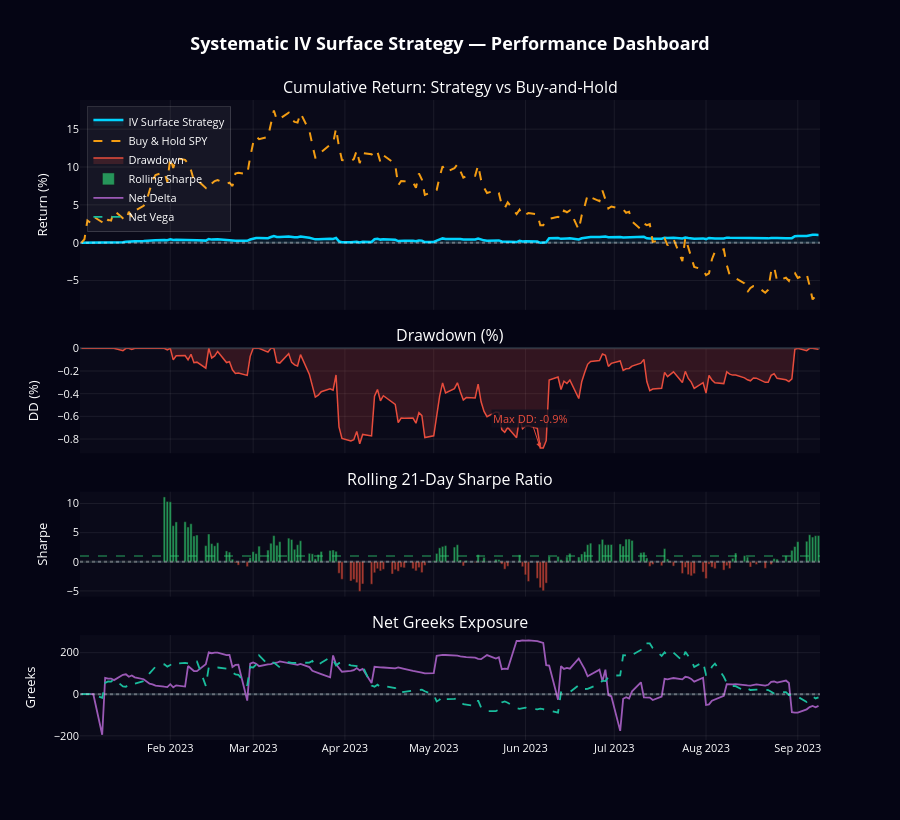

Notebook source saved alongside this figure:
### Markdown cell above
#### PERFORMANCE DASHBOARD

### Code cell
def plot_performance(daily_df: pd.DataFrame) -> go.Figure:
    """Interactive 4-panel performance dashboard."""

    fig = make_subplots(
        rows=4, cols=1,
        shared_xaxes=True,
        row_heights=[0.40, 0.20, 0.20, 0.20],
        subplot_titles=[
            'Cumulative Return: Strategy vs Buy-and-Hold',
            'Drawdown (%)',
            'Rolling 21-Day Sharpe Ratio',
            'Net Greeks Exposure',
        ],
        vertical_spacing=0.06,
    )

    dates = daily_df['date']

    # ── Panel 1: Returns ──────────────────────────────────────────────────────
    fig.add_trace(go.Scatter(
        x=dates, y=daily_df['cum_ret']*100,
        name='IV Surface Strategy',
        line=dict(color='#00d4ff', width=2.5),
        hovertemplate='%{x}<br>Strategy: %{y:.2f}%<extra></extra>',
        fill='tozeroy', fillcolor='rgba(0,212,255,0.07)',
    ), row=1, col=1)

    fig.add_trace(go.Scatter(
        x=dates, y=daily_df['bm_cum_ret']*100,
        name='Buy & Hold SPY',
        line=dict(color='#f39c12', width=2, dash='dash'),
        hovertemplate='%{x}<br>Benchmark: %{y:.2f}%<extra></extra>',
    ), row=1, col=1)

    # Zero line
    fig.add_hline(y=0, line_dash='dot', line_color='rgba(255,255,255,0.3)',
                  row=1, col=1)

    # ── Panel 2: Drawdown ─────────────────────────────────────────────────────
    roll_max = daily_df['nav'].cummax()
    dd = -(roll_max - daily_df['nav']) / roll_max * 100

    fig.add_trace(go.Scatter(
        x=dates, y=dd,
        name='Drawdown',
        line=dict(color='#e74c3c', width=1.5),
        fill='tozeroy', fillcolor='rgba(231,76,60,0.18)',
        hovertemplate='%{x}<br>DD: %{y:.2f}%<extra></extra>',
    ), row=2, col=1)

    # Max DD annotation
    min_dd_idx = dd.idxmin()
    fig.add_annotation(
        x=dates.iloc[min_dd_idx], y=dd.iloc[min_dd_idx],
        text=f'Max DD: {dd.min():.1f}%',
        showarrow=True, arrowhead=2, arrowcolor='#e74c3c',
        font=dict(color='#e74c3c', size=11),
        bgcolor='rgba(15,15,30,0.8)', row=2, col=1,
    )

    # ── Panel 3: Rolling Sharpe ───────────────────────────────────────────────
    rs = daily_df['roll_sharpe'].fillna(0)
    colors_sharpe = ['#2ecc71' if v >= 0 else '#e74c3c' for v in rs]

    fig.add_trace(go.Bar(
        x=dates, y=rs,
        name='Rolling Sharpe',
        marker_color=colors_sharpe,
        opacity=0.7,
        hovertemplate='%{x}<br>Sharpe: %{y:.2f}<extra></extra>',
    ), row=3, col=1)
    fig.add_hline(y=0, line_dash='dot', line_color='rgba(255,255,255,0.3)',
                  row=3, col=1)
    fig.add_hline(y=1, line_dash='dash', line_color='rgba(46,204,113,0.4)',
                  row=3, col=1)

    # ── Panel 4: Net Delta & Vega ─────────────────────────────────────────────
    if 'delta' in daily_df.columns:
        fig.add_trace(go.Scatter(
            x=dates, y=daily_df['delta'].fillna(0),
            name='Net Delta',
            line=dict(color='#9b59b6', width=1.8),
        ), row=4, col=1)
    if 'vega' in daily_df.columns:
        fig.add_trace(go.Scatter(
            x=dates, y=daily_df['vega'].fillna(0),
            name='Net Vega',
            line=dict(color='#1abc9c', width=1.8, dash='dash'),
        ), row=4, col=1)
    fig.add_hline(y=0, line_dash='dot', line_color='rgba(255,255,255,0.3)',
                  row=4, col=1)

    # ── Layout ────────────────────────────────────────────────────────────────
    fig.update_layout(
        height=820,
        template='plotly_dark',
        title=dict(
            text='<b>Systematic IV Surface Strategy — Performance Dashboard</b>',
            font=dict(size=18, color='white'), x=0.5,
        ),
        plot_bgcolor  = 'rgba(10,10,25,1)',
        paper_bgcolor = 'rgba(5,5,20,1)',
        font=dict(color='white', size=11),
        legend=dict(
            bgcolor='rgba(255,255,255,0.05)',
            bordercolor='rgba(255,255,255,0.15)', borderwidth=1,
            x=0.01, y=0.99,
        ),
        hovermode='x unified',
    )

    for row in [1,2,3,4]:
        fig.update_yaxes(gridcolor='rgba(255,255,255,0.07)', row=row, col=1)
    fig.update_xaxes(gridcolor='rgba(255,255,255,0.07)',
                     rangeslider_visible=False)

    fig.update_yaxes(title_text='Return (%)', row=1, col=1)
    fig.update_yaxes(title_text='DD (%)', row=2, col=1)
    fig.update_yaxes(title_text='Sharpe', row=3, col=1)
    fig.update_yaxes(title_text='Greeks', row=4, col=1)

    return fig


fig_perf = plot_performance(daily_df)
fig_perf.show()

### Figure 1 — Plotly figure (JSON) as saved in the notebook; plotly's stock layout.template omitted (floating-point values rounded to 4 significant figures; data arrays with more than 128 entries replaced by an {"elided": "..."} marker saying what was removed)
{"data": [{"fill": "tozeroy", "fillcolor": "rgba(0,212,255,0.07)", "hovertemplate": "%{x}<br>Strategy: %{y:.2f}%<extra></extra>", "line": {"color": "#00d4ff", "width": 2.5}, "name": "IV Surface Strategy", "type": "scatter", "x": {"elided": "180 str values"}, "xaxis": "x", "y": {"elided": "180 float values"}, "yaxis": "y"}, {"hovertemplate": "%{x}<br>Benchmark: %{y:.2f}%<extra></extra>", "line": {"color": "#f39c12", "dash": "dash", "width": 2}, "name": "Buy & Hold SPY", "type": "scatter", "x": {"elided": "180 str values"}, "xaxis": "x", "y": {"elided": "180 float values"}, "yaxis": "y"}, {"fill": "tozeroy", "fillcolor": "rgba(231,76,60,0.18)", "hovertemplate": "%{x}<br>DD: %{y:.2f}%<extra></extra>", "line": {"color": "#e74c3c", "width": 1.5}, "name": "Drawdown", "type": "scatter", "x": {"elided": "180 str values"}, "xaxis": "x2", "y": {"elided": "180 float values"}, "yaxis": "y2"}, {"hovertemplate": "%{x}<br>Sharpe: %{y:.2f}<extra></extra>", "marker": {"color": {"elided": "180 str values"}}, "name": "Rolling Sharpe", "opacity": 0.7, "type": "bar", "x": {"elided": "180 str values"}, "xaxis": "x3", "y": {"elided": "180 float values"}, "yaxis": "y3"}, {"line": {"color": "#9b59b6", "width": 1.8}, "name": "Net Delta", "type": "scatter", "x": {"elided": "180 str values"}, "xaxis": "x4", "y": {"elided": "180 float values"}, "yaxis": "y4"}, {"line": {"color": "#1abc9c", "dash": "dash", "width": 1.8}, "name": "Net Vega", "type": "scatter", "x": {"elided": "180 str values"}, "xaxis": "x4", "y": {"elided": "180 float values"}, "yaxis": "y4"}], "layout": {"annotations": [{"font": {"size": 16}, "showarrow": false, "text": "Cumulative Return: Strategy vs Buy-and-Hold", "x": 0.5, "xanchor": "center", "xref": "paper", "y": 1, "yanchor": "bottom", "yref": "paper"}, {"font": {"size": 16}, "showarrow": false, "text": "Drawdown (%)", "x": 0.5, "xanchor": "center", "xref": "paper", "y": 0.612, "yanchor": "bottom", "yref": "paper"}, {"font": {"size": 16}, "showarrow": false, "text": "Rolling 21-Day Sharpe Ratio", "x": 0.5, "xanchor": "center", "xref": "paper", "y": 0.388, "yanchor": "bottom", "yref": "paper"}, {"font": {"size": 16}, "showarrow": false, "text": "Net Greeks Exposure", "x": 0.5, "xanchor": "center", "xref": "paper", "y": 0.164, "yanchor": "bottom", "yref": "paper"}, {"arrowcolor": "#e74c3c", "arrowhead": 2, "bgcolor": "rgba(15,15,30,0.8)", "font": {"color": "#e74c3c", "size": 11}, "showarrow": true, "text": "Max DD: -0.9%", "x": "2023-06-06", "xref": "x2", "y": -0.8793, "yref": "y2"}], "font": {"color": "white", "size": 11}, "height": 820, "hovermode": "x unified", "legend": {"bgcolor": "rgba(255,255,255,0.05)", "bordercolor": "rgba(255,255,255,0.15)", "borderwidth": 1, "x": 0.01, "y": 0.99}, "paper_bgcolor": "rgba(5,5,20,1)", "plot_bgcolor": "rgba(10,10,25,1)", "shapes": [{"line": {"color": "rgba(255,255,255,0.3)", "dash": "dot"}, "type": "line", "x0": 0, "x1": 1, "xref": "x domain", "y0": 0, "y1": 0, "yref": "y"}, {"line": {"color": "rgba(255,255,255,0.3)", "dash": "dot"}, "type": "line", "x0": 0, "x1": 1, "xref": "x3 domain", "y0": 0, "y1": 0, "yref": "y3"}, {"line": {"color": "rgba(46,204,113,0.4)", "dash": "dash"}, "type": "line", "x0": 0, "x1": 1, "xref": "x3 domain", "y0": 1, "y1": 1, "yref": "y3"}, {"line": {"color": "rgba(255,255,255,0.3)", "dash": "dot"}, "type": "line", "x0": 0, "x1": 1, "xref": "x4 domain", "y0": 0, "y1": 0, "yref": "y4"}], "title": {"font": {"color": "white", "size": 18}, "text": "<b>Systematic IV Surface Strategy — Performance Dashboard</b>", "x": 0.5}, "xaxis": {"anchor": "y", "domain": [0, 1], "gridcolor": "rgba(255,255,255,0.07)", "matches": "x4", "rangeslider": {"visible": false}, "showticklabels": false}, "xaxis2": {"anchor": "y2", "domain": [0, 1], "gridcolor": "rgba(255,255,255,0.07)", "matches": "x4", "rangeslider": {"visible": false}, "showticklabels": false}, "xaxis3": {"anchor": "y3", "domain": [0, 1], "gridcolor": "rgba(255,255,255,0.07)", "matches": "x4", "rangeslider": {"visible": false}, "showticklabels": false}, "xaxis4": {"anchor": "y4", "domain": [0, 1], "gridcolor": "rgba(255,255,255,0.07)", "rangeslider": {"visible": false}}, "yaxis": {"anchor": "x", "domain": [0.672, 1], "gridcolor": "rgba(255,255,255,0.07)", "title": {"text": "Return (%)"}}, "yaxis2": {"anchor": "x2", "domain": [0.448, 0.612], "gridcolor": "rgba(255,255,255,0.07)", "title": {"text": "DD (%)"}}, "yaxis3": {"anchor": "x3", "domain": [0.224, 0.388], "gridcolor": "rgba(255,255,255,0.07)", "title": {"text": "Sharpe"}}, "yaxis4": {"anchor": "x4", "domain": [0, 0.164], "gridcolor": "rgba(255,255,255,0.07)", "title": {"text": "Greeks"}}}}
